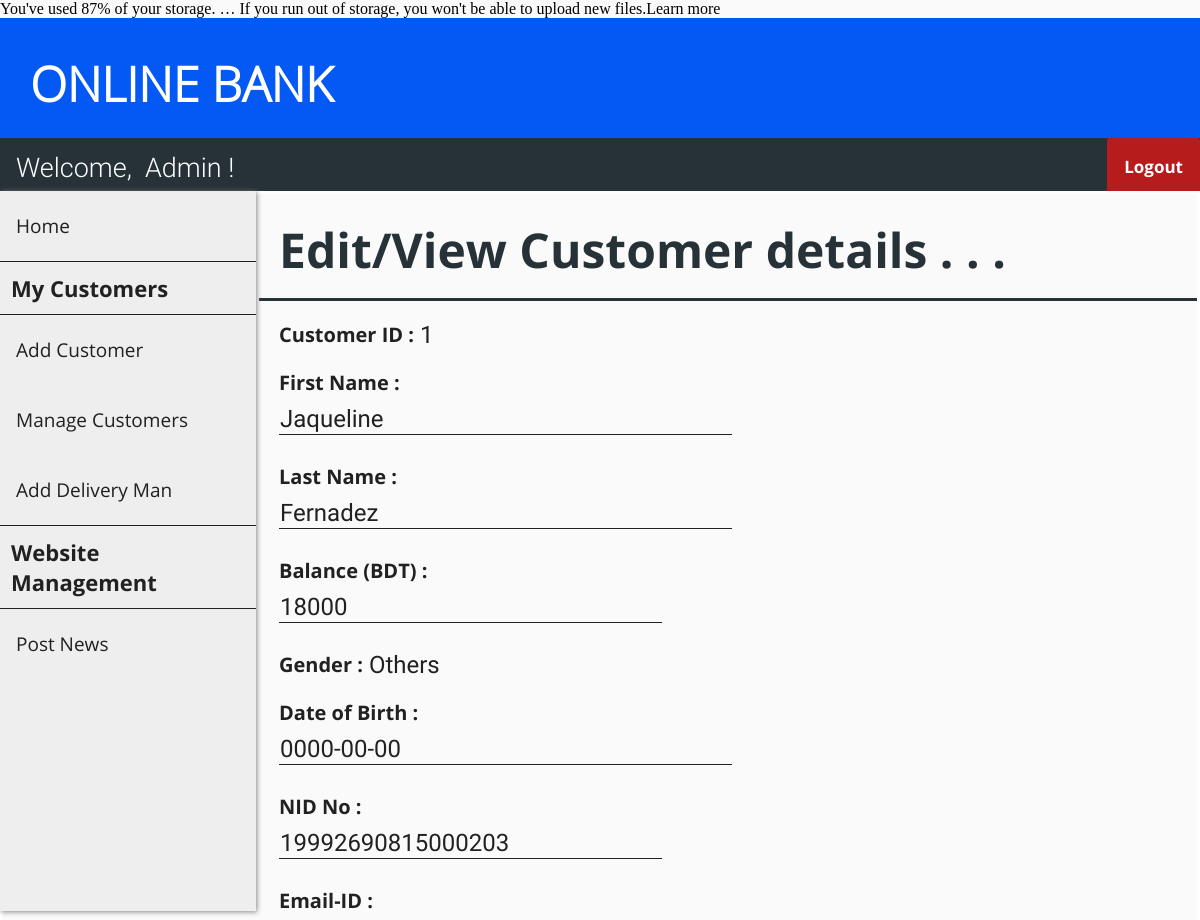
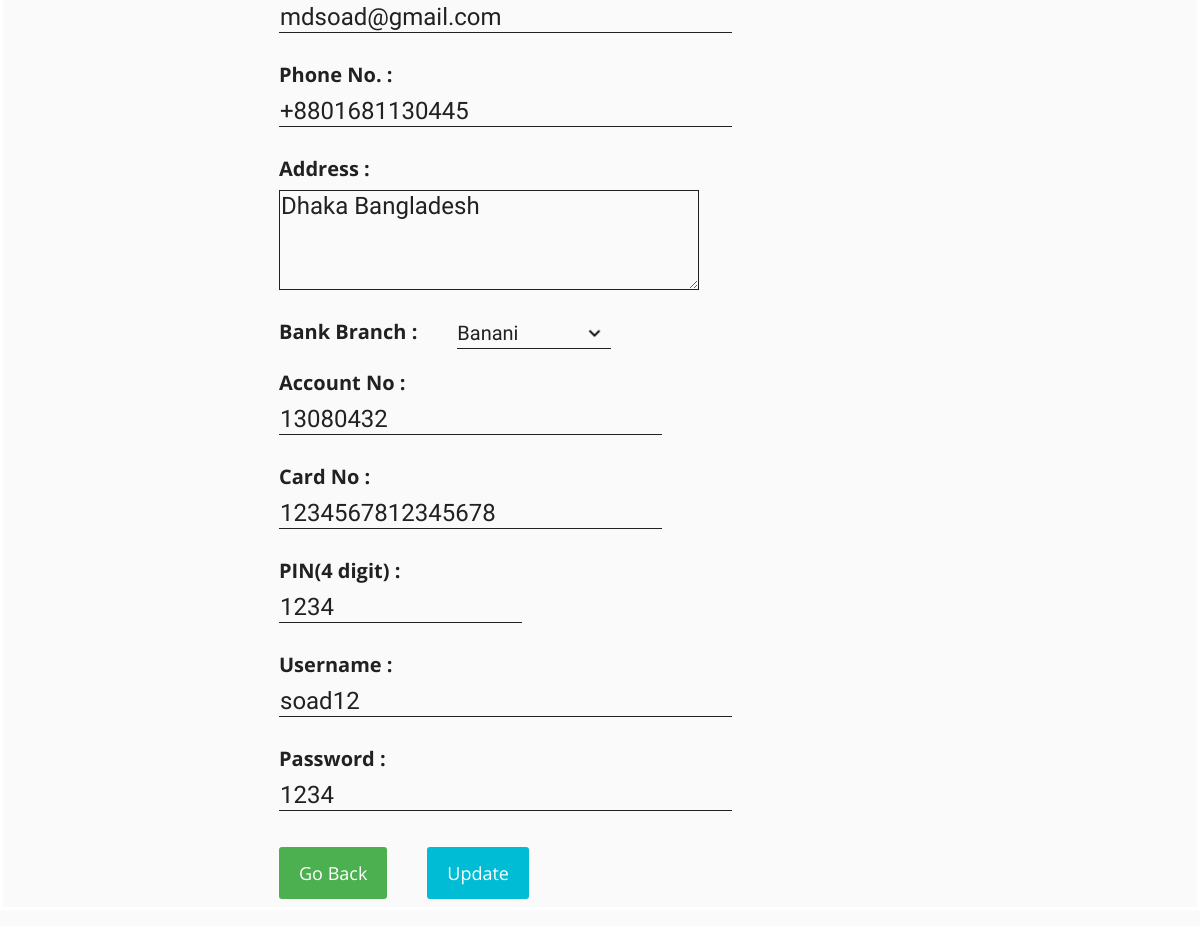
/edit_customer.php?cust_id=1 (signed in), run on the app's committed database (2 pictures, top to bottom).
### tables this page shows
CREATE TABLE `customer` (
  `cust_id` int(11) NOT NULL,
  `first_name` varchar(30) DEFAULT NULL,
  `last_name` varchar(30) DEFAULT NULL,
  `gender` varchar(10) DEFAULT NULL,
  `dob` date DEFAULT NULL,
  `nid_no` varchar(20) DEFAULT NULL,
  `email` varchar(30) DEFAULT NULL,
  `phone_no` varchar(20) DEFAULT NULL,
  `address` varchar(255) DEFAULT NULL,
  `branch` varchar(30) DEFAULT NULL,
  `nearby_branch` varchar(50) DEFAULT NULL,
  `account_no` int(11) DEFAULT NULL,
  `card_no` varchar(20) DEFAULT NULL,
  `pin` int(4) DEFAULT NULL,
  `uname` varchar(30) DEFAULT NULL,
  `pwd` varchar(30) DEFAULT NULL,
  `approved` tinyint(1) NOT NULL DEFAULT 0,
  `card_lock` tinyint(1) NOT NULL DEFAULT 0
);

CREATE TABLE `passbook1` (
  `trans_id` int(11) NOT NULL,
  `trans_date` datetime DEFAULT NULL,
  `remarks` varchar(255) DEFAULT NULL,
  `debit` int(11) DEFAULT NULL,
  `credit` int(11) DEFAULT NULL,
  `balance` int(11) DEFAULT NULL
);

### edit_customer.php (the view, shortened to what this page needs)
<?php
    include "connect.php";
    include "header.php";
    include "user_navbar.php";
    include "admin_sidebar.php";
    $sql0 = "SELECT * FROM customer WHERE cust_id=".$_SESSION['cust_id'];
    $sql1 = "SELECT * FROM passbook".$_SESSION['cust_id']." WHERE trans_id=(
                    SELECT MAX(trans_id) FROM passbook".$_SESSION['cust_id'].")";
    $result0 = $conn->query($sql0);
    $result1 = $conn->query($sql1);
    if ($result0->num_rows > 0) {
        while($row = $result0->fetch_assoc()) {
            $fname = $row["first_name"];
            $lname = $row["last_name"];
            $gender = $row["gender"];
            $dob = $row["dob"];
            $nid = $row["nid_no"];
            $email = $row["email"];
            $phno = $row["phone_no"];
            $address = $row["address"];
            $branch = $row["branch"];
            $acno = $row["account_no"];
            $card_no = $row["card_no"];
            $pin = $row["pin"];
            $cus_uname = $row["uname"];
            $cus_pwd = $row["pwd"];
        }
    }
    if ($result1->num_rows > 0) {
        while($row = $result1->fetch_assoc()) {
            $balance = $row["balance"];
        }
    }
?>
<!DOCTYPE html>
<html>
<head>
    <link rel="stylesheet" href="customer_add_style.css">
</head>
<body>
    <form class="add_customer_form" action="edit_customer_action.php" method="post">
        <div class="flex-container-form_header">
            <h1 id="form_header">Edit/View Customer details . . .</h1>
        </div>
        <div class="flex-container">
            <div class=container>
                <label>Customer ID : <label id="info_label"> <?php echo $_SESSION['cust_id'] ?> </label></label>
            </div>
        </div>
        <div class="flex-container">
            <div class=container>
                <label>First Name :</label><br>
                <input name="fname" size="30" type="text" value="<?php echo $fname ?>" required />
            </div>
            <div  class=container>
                <label>Last Name :</b></label><br>
                <input name="lname" size="30" type="text" value="<?php echo $lname ?>" required />
            </div>
        </div>
        <div class="flex-container">
            <div class=container>
                <label>Balance (BDT) : </label><br>
                <input name="balance" size="25" type="text" value="<?php echo $balance ?>" required />
            </div>
        </div>
        <div class="flex-container">
            <div class=container>
                <label>Gender :
                    <label id="info_label">
                    <?php
                        if ($gender == "male") {echo "Male";}
                        elseif ($gender == "female") {echo "Female";}
                        else {echo "Others";}
                    ?>
            </div>
        </div>
        <div class="flex-container">
            <div class=container>
                <label>Date of Birth :</label><br>
                <input name="dob" size="30" type="text" placeholder="yyyy-mm-dd" value="<?php echo $dob ?>" required />
            </div>
        </div>
        <div class="flex-container">
            <div class=container>
                <label>NID No :</label><br>
                <input name="nid" size="25" type="text" value="<?php echo $nid ?>" required />
            </div>
        </div>
        <div class="flex-container">
            <div class=container>
                <label>Email-ID :</label><br>
                <input name="email" size="30" type="text" value="<?php echo $email ?>" required />
            </div>
            <div  class=container>
                <label>Phone No. :</b></label><br>
                <input name="phno" size="30" type="text" value="<?php echo $phno ?>" required />
            </div>
        </div>
        <div class="flex-container">
            <div class=container>
                <label>Address :</label><br>
                <textarea name="address" required /><?php echo $address ?></textarea>
            </div>
        </div>
        <div class="flex-container">
            <div class=container>
                <label>Bank Branch :</label>
            </div>
            <div  class=container>
                <select name="branch">
                    <option value="Banani" <?php if ($branch == 'Banani') {?> selected="selected" <?php }?>>Banani</option>
                </select>
            </div>
        </div>
        <div class="flex-container">
            <div class=container>
                <label>Account No :</label><br>
                <input name="acno" size="25" type="text" value="<?php echo $acno ?>" required />
            </div>
        </div>
        <div class="flex-container">
            <div class=container>
                <label>Card No :</label><br>
                <input name="card_no" size="25" type="text" value="<?php echo $card_no ?>" required />
            </div>
        </div>
        <div class="flex-container">
            <div  class=container>
                <label>PIN(4 digit) :</b></label><br>
                <input name="pin" size="15" type="text" value="<?php echo $pin ?>" required />
            </div>
        </div>
        <div class="flex-container">
            <div class=container>
                <label>Username :</label><br>
                <input name="cus_uname" size="30" type="text" value="<?php echo $cus_uname ?>" required />
            </div>
            <div  class=container>
                <label>Password :</b></label><br>
                <input name="cus_pwd" size="30" type="text" value="<?php echo $cus_pwd ?>" required />
            </div>
        </div>
        <div class="flex-container">
            <div class="container">
                <a href="manage_customers.php" class="button">Go Back</a>
            </div>
            <div class="container">
                <button type="submit">Update</button>
            </div>
        </div>
    </form>
</body>
</html>

### header_style.css (style rules this page uses)
body { margin: 0; padding: 0; background-color: #FAFAFA; }
h1 { font-family: OpenSans-Light; color: white; font-size: 3rem; line-height: 3rem; margin-top: calc((1.5rem - 2rem) + 2.5rem); margin-bottom: 1.5rem; }

### customer_add_style.css (style rules this page uses)
.flex-container { display: -webkit-flex; display: flex; margin-left: 256px; width: auto; height: auto; -webkit-flex-wrap: wrap; flex-wrap: wrap; background-color: #FAFAFA; }
.flex-container-form_header { display: -webkit-flex; display: flex; margin-left: 256px; width: auto; height: auto; background-color: #FAFAFA; border-bottom: 3px solid #263238; }
h1[id="form_header"] { margin-left: 20px; font-family: Roboto-Thin; color: #263238; font-family: OpenSans-Bold; }
form { border: 3px solid white; width: inherit; margin-left: 0px; }
label { display: block; float: left; color: #212121; font-family: OpenSans-Bold; font-size: 20px; }
label[id="info_label"] { display: block; float: right; margin-left: 6px; font-family: Roboto-Regular; color: #212121; font-size: 24px; }
input[type=text], input[type=password] { font-family: Roboto-Regular; color: #212121; font-size: 24px; width: auto; margin: 8px 0; padding: 1px 1px; border: 0; border-bottom: 1px solid #212121; box-sizing: border-box; background-color: transparent; }
.container { margin-top: 20px; margin-left: 20px; margin-right: 20px; float: left; display: inline-block; }
textarea { font-family: Roboto-Regular; color: #212121; font-size: 24px; height: 100px; width:35vw; max-width: 720px; min-width: 240px; margin: 8px 0; padding: 1px 1px; border: 0; border: 1px solid #212121; box-sizing: border-box; background-color: transparent; }
select { font-family: Roboto-Regular; color: #212121; font-size: 20px; background: url("images/down_arrow.png") 96% / 15% no-repeat #eee; -webkit-appearance: none; -moz-appearance: none; background-color: transparent; width: 130%; padding: 4px 0; border: none; border-bottom: 1px solid #212121; }
button { font-family: OpenSans-Regular; font-size: 18px; background-color: #00BCD4; color: white; padding: 14px 20px; margin: 8px 0; border: none; cursor: pointer; width: 100%; border-radius: 3px; }
.button { background-color: #4CAF50; border: none; color: white; font-family: OpenSans-Regular; font-size: 18px; padding: 14px 20px; margin: 8px 0; text-align: center; text-decoration: none; display: inline-block; border-radius: 3px; cursor: pointer; }

### data on the page
customer: fname "Jaqueline", lname "Fernadez", dob "0000-00-00", nid "19992690815000203", email "mdsoad@gmail.com", phno "+8801681130445", address "Dhaka Bangladesh", branch "Banani", acno "13080432", card_no "1234567812345678", pin "1234", cus_uname "soad12", cus_pwd "1234"
passbook1: balance "18000"

### other printed values
$_SESSION['cust_id'] "1"
